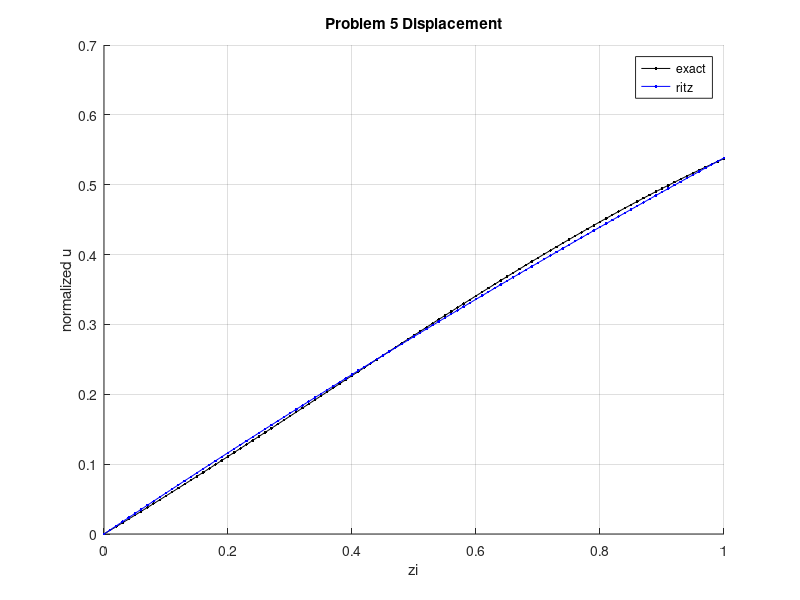
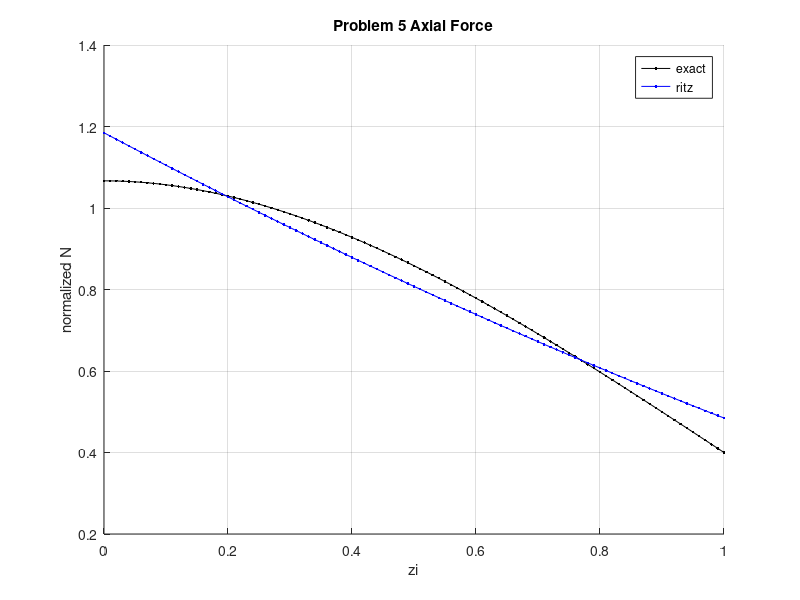

Here is the MATLAB script that generated these plots, in order:
clc;clear;close all

zi = linspace(0,1,101);

l = 1;

u_true_normal = (4/15*log(abs(zi-2)/2)-1/9*zi.^3+1/6*zi.^2+2/3*zi);
u_approx_normal = 77/130*zi-7/130*zi.^2;

N_true_normal = (2-zi).*(4/15./(zi-2)-1/3*zi.^2+1/3*zi+2/3);
N_approx_normal = (2-zi).*(77/130-7/130*2*zi);

hold on
plot(zi,u_true_normal,'k.-')
plot(zi,u_approx_normal,'b.-')
title('Problem 5 Displacement')
xlabel('zi')
ylabel('normalized u')
legend('exact','ritz')
grid on

figure(2)
hold on
plot(zi,N_true_normal,'k.-')
plot(zi,N_approx_normal,'b.-')
title('Problem 5 Axial Force')
xlabel('zi')
ylabel('normalized N')
legend('exact','ritz')
grid on
